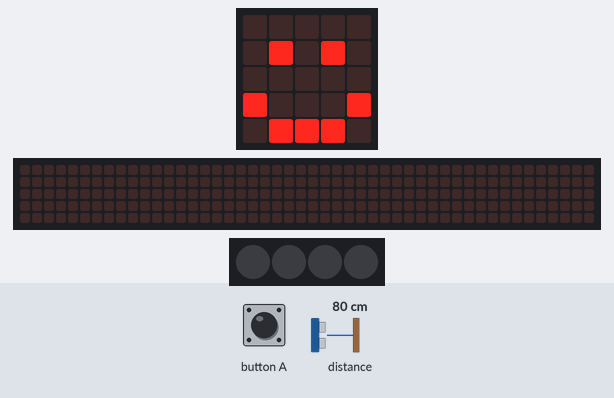
The program below on a simulated BBC micro:bit (MakeCode). On the bench: the board's 5×5 LED display, a strip that is not on the board, showing the scrolling text unrolled, 4 RGB LEDs in strip order, left to right. Inputs (shaded band) come from the test bench; at power-on: distance to the obstacle 80 cm. Dim RGB values are drawn brighter than linear; the 48×5 strip is a reading aid, not a part: it shows the text the display is scrolling, unrolled, one strip-width of it at a time.

Above: at 1.8 s.
1.9 s: button A pressed for 0.15 s
At 5.5 s:
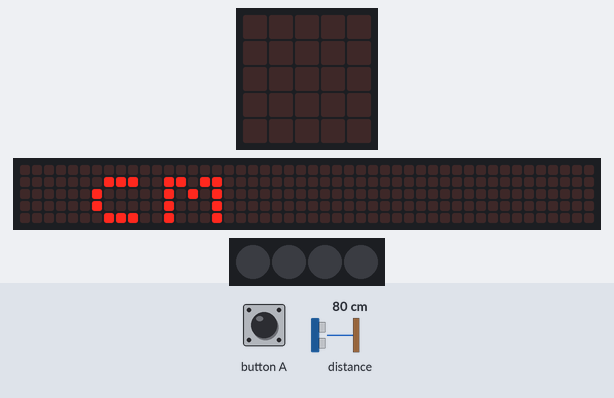
At 9.2 s:
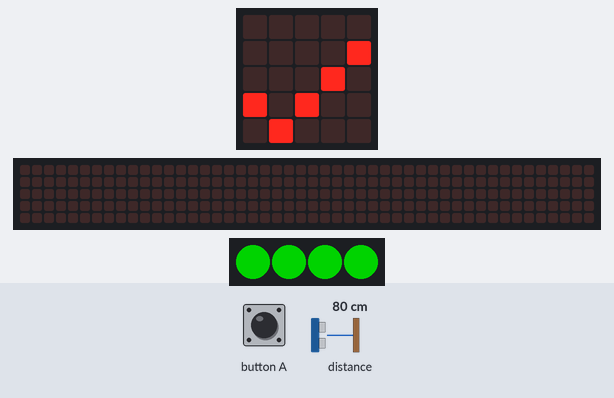
10.4 s: button A pressed for 0.15 s
13.5 s: distance to the obstacle set to 2 cm
At 20.3 s:
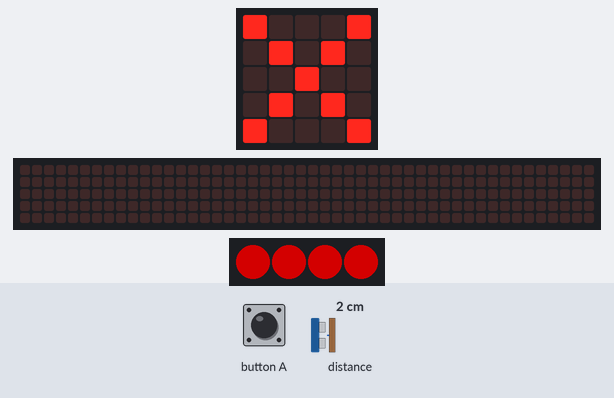
Timing chart, 0 to 26.0 s (numbered marks = the images above; inputs shaded):
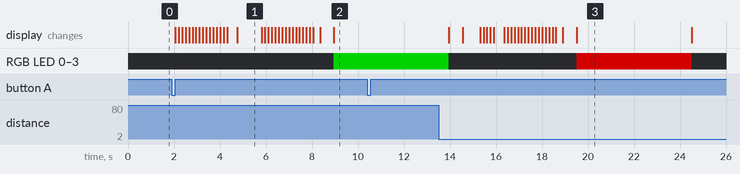

Measured:
- after the input at 1.9 s, RGB LED 0–3: off → RGB(0, 127, 0) after 7.1 s; the display: first changes after 0.16 s (image 1 shows a later state)
- after the input at 10.4 s, every drawn part: stays the same
- after the input at 13.5 s, the display: first differs from a run without the input after 1.1 s (image 3 shows a later state)
- what the display in image 1 shows lasts 1.0 s, from 4.8 s to 5.8 s

The program:

main.ts
```typescript
// (licence header left out)
// variables
let distanceNumber: number = 0
let neopixelStrip: neopixel.Strip = null

//setup
basic.clearScreen()
neopixelStrip = neopixel.create(DigitalPin.P16, 4, NeoPixelMode.RGB)
neopixelStrip.setPixelColor(0, neopixel.colors(NeoPixelColors.Black))
neopixelStrip.setPixelColor(1, neopixel.colors(NeoPixelColors.Black))
neopixelStrip.setPixelColor(2, neopixel.colors(NeoPixelColors.Black))
neopixelStrip.setPixelColor(3, neopixel.colors(NeoPixelColors.Black))
neopixelStrip.show()
basic.showIcon(IconNames.Happy)

// gets the distance
input.onButtonPressed(Button.A, function () {
    distanceNumber = sonar.ping(
        DigitalPin.P1,
        DigitalPin.P2,
        PingUnit.Centimeters
    )
    basic.clearScreen()
    basic.showNumber(distanceNumber)
    basic.showString(' cm')
    if (distanceNumber < 10) {
        // if distance is less than 10 cm
        basic.showIcon(IconNames.No)
        neopixelStrip.setPixelColor(0, neopixel.colors(NeoPixelColors.Red))
        neopixelStrip.setPixelColor(1, neopixel.colors(NeoPixelColors.Red))
        neopixelStrip.setPixelColor(2, neopixel.colors(NeoPixelColors.Red))
        neopixelStrip.setPixelColor(3, neopixel.colors(NeoPixelColors.Red))
    } else {
        // if distance is more than or equal 10 cm
        basic.showIcon(IconNames.Yes)
        neopixelStrip.setPixelColor(0, neopixel.colors(NeoPixelColors.Green))
        neopixelStrip.setPixelColor(1, neopixel.colors(NeoPixelColors.Green))
        neopixelStrip.setPixelColor(2, neopixel.colors(NeoPixelColors.Green))
        neopixelStrip.setPixelColor(3, neopixel.colors(NeoPixelColors.Green))
    }
    // setup for the end
    neopixelStrip.show()
    basic.pause(5000)
    basic.clearScreen()
    neopixelStrip.setPixelColor(0, neopixel.colors(NeoPixelColors.Black))
    neopixelStrip.setPixelColor(1, neopixel.colors(NeoPixelColors.Black))
    neopixelStrip.setPixelColor(2, neopixel.colors(NeoPixelColors.Black))
    neopixelStrip.setPixelColor(3, neopixel.colors(NeoPixelColors.Black))
    neopixelStrip.show()
    basic.showIcon(IconNames.Happy)
})
```
